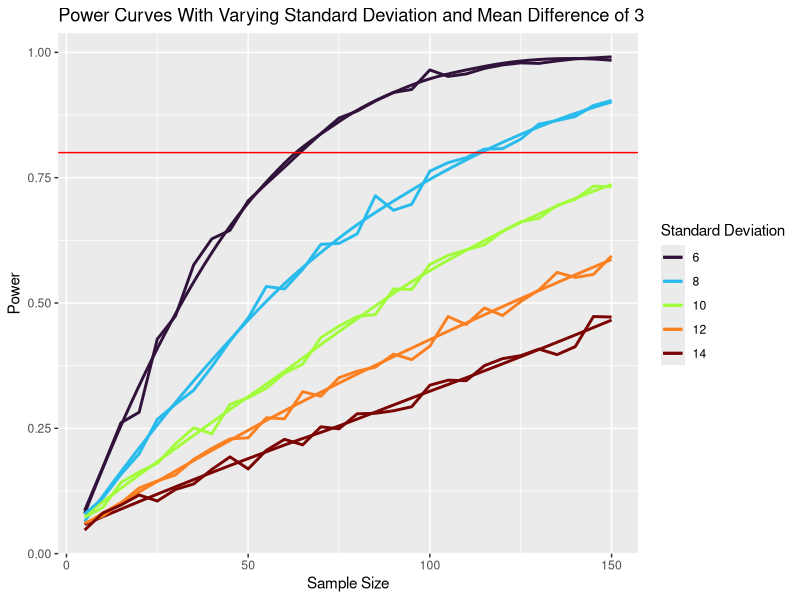
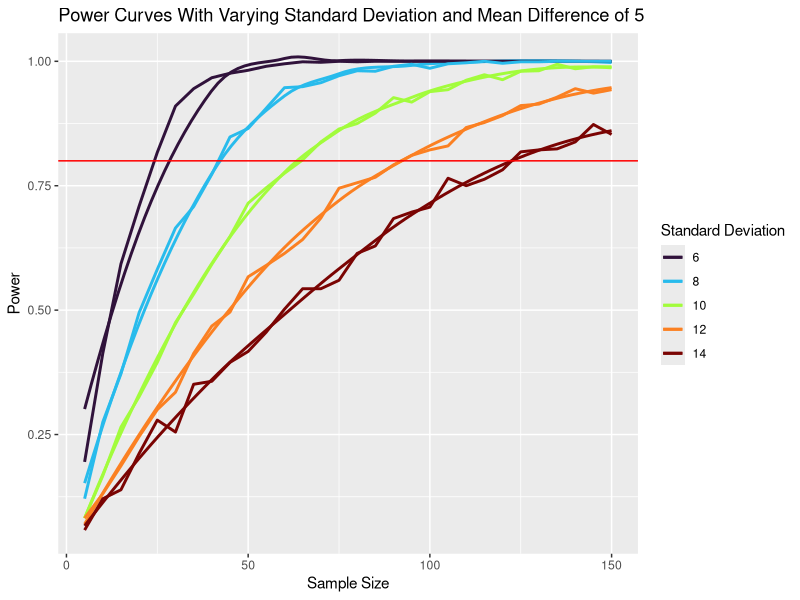
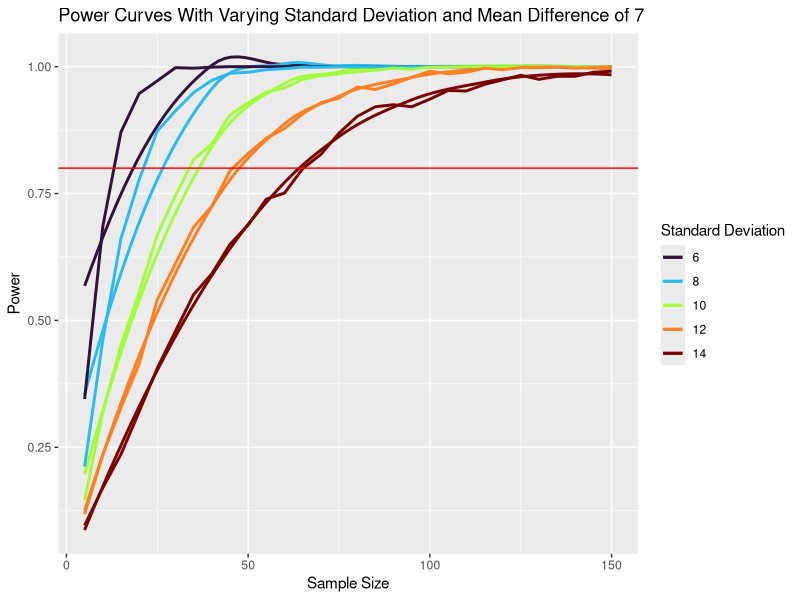

Write the R code that produced these figures, in order.
## ---- chunk 1
#| message: false
#| include: false

# Initial packages required
library(tidyverse)
library(viridis)
## ---- chunk 2
#| message: false
#| include: false

five_power_curves_sd_6_to_14 <- function(truediff) {
  # set parameters for two-sample t-test
  mean1 <- 100
  mean2 <- mean1 + truediff
  sd1 <- seq(from = 6, to = 14, by = 2)
  sd2 <- seq(from = 6, to = 14, by = 2)
  numsims <- 1000
  
  # plot a power curve (vs. sample size)
  #   For now, we assume sample sizes equal, SDs equal, and truediff is 5
  power1 <- vector("double", 30*5)
  sampsize1 <- vector("double", 30*5)
  sd <- vector("double", 30*5)
  iter <- 0
  for(k in 1:5) {
    for (j in 1:30)  {
      n1 <- 5 * j
      n2 <- n1
    
      significant <- vector("logical", numsims)
      for (i in 1:numsims) {
        samp1 <- rnorm(n1, mean1, sd1[k])
        samp2 <- rnorm(n2, mean2, sd2[k])
        p_value <- t.test(x = samp1, y = samp2)$p.value
        significant[i] <- (p_value < .05)
      }
    iter <- iter + 1
    power1[iter] <- mean(significant)
    sampsize1[iter] <- n1
    sd[iter] <- sd1[k]
    }
  }
  
  
  
  plotdata <- tibble(n_per_group = sampsize1, power = power1, sd = as.factor(sd))
  ggplot(plotdata, aes(x = n_per_group, y = power, color = sd)) +
    geom_smooth(se = FALSE) +
    geom_line(linewidth = 1) +
    geom_hline(yintercept = .80, color = "red") +
    scale_color_viridis(discrete = T, option = "turbo") +
    labs(x = "Sample Size", 
         y = "Power", 
         color = "Standard Deviation",
         title = paste("Power Curves With Varying Standard Deviation and Mean Difference of", truediff) )
}
## ---- chunk 3
#| message: false
#| echo: false
five_power_curves_sd_6_to_14(3)
## ---- chunk 4
#| message: false
#| echo: false
five_power_curves_sd_6_to_14(5)
## ---- chunk 5
#| message: false
#| echo: false
five_power_curves_sd_6_to_14(7)
